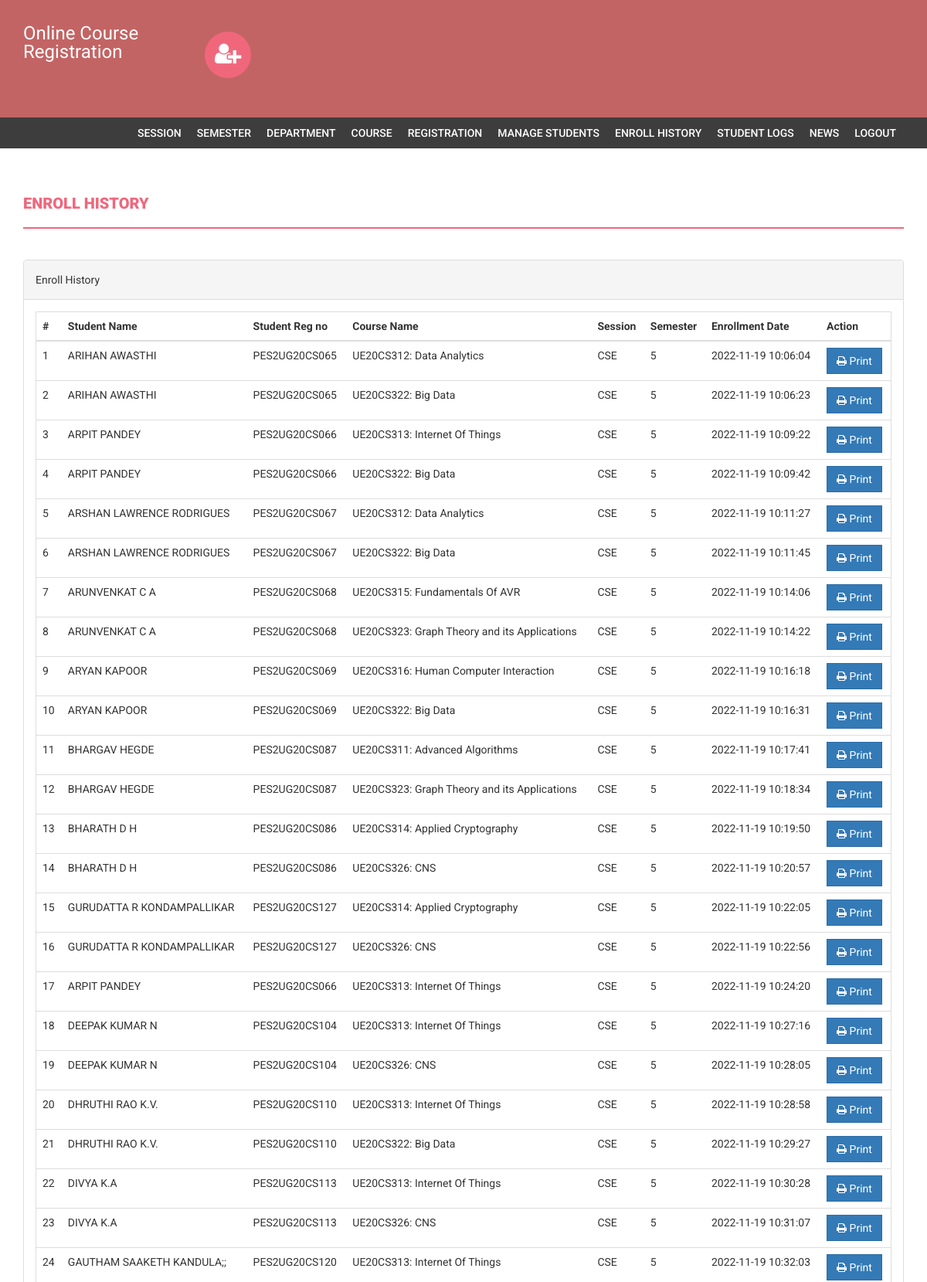
/onlinecourse/admin/enroll-history.php (signed in, upper part), run on the app's committed database.
### tables this page shows
CREATE TABLE `courseenrolls` (
  `id` int(11) NOT NULL,
  `studentRegno` varchar(255) DEFAULT NULL,
  `pincode` varchar(255) DEFAULT NULL,
  `session` int(11) DEFAULT NULL,
  `department` int(11) DEFAULT NULL,
  `level` int(11) DEFAULT NULL,
  `semester` int(11) DEFAULT NULL,
  `course` int(11) DEFAULT NULL,
  `enrollDate` timestamp NULL DEFAULT current_timestamp()
);

CREATE TABLE `students` (
  `StudentRegno` varchar(255) NOT NULL,
  `studentPhoto` varchar(255) DEFAULT NULL,
  `password` varchar(255) DEFAULT NULL,
  `studentName` varchar(255) DEFAULT NULL,
  `pincode` varchar(255) DEFAULT NULL,
  `session` varchar(255) DEFAULT NULL,
  `department` varchar(255) DEFAULT NULL,
  `semester` varchar(255) DEFAULT NULL,
  `cgpa` decimal(10,2) DEFAULT NULL,
  `creationdate` timestamp NULL DEFAULT current_timestamp(),
  `Status` varchar(255) DEFAULT NULL
);

CREATE TABLE `course` (
  `id` int(11) NOT NULL,
  `courseCode` varchar(255) DEFAULT NULL,
  `courseName` varchar(255) DEFAULT NULL,
  `courseUnit` varchar(255) DEFAULT NULL,
  `noofSeats` int(11) DEFAULT NULL,
  `creationDate` timestamp NULL DEFAULT current_timestamp(),
  `updationDate` varchar(255) DEFAULT NULL
);

CREATE TABLE `department` (
  `id` int(11) NOT NULL,
  `department` varchar(255) DEFAULT NULL,
  `creationDate` timestamp NULL DEFAULT current_timestamp()
);

CREATE TABLE `semester` (
  `id` int(11) NOT NULL,
  `semester` varchar(255) DEFAULT NULL,
  `creationDate` timestamp NULL DEFAULT current_timestamp(),
  `updationDate` varchar(255) DEFAULT NULL
);

### onlinecourse/admin/enroll-history.php (the view, shortened to what this page needs)
<?php
if(strlen($_SESSION['alogin'])==0)
    {
header('location:index.php');
}
else{
?>
<!DOCTYPE html>
<html xmlns="http://www.w3.org/1999/xhtml">
<head>
    <link href="../assets/css/bootstrap.css" rel="stylesheet" />
    <link href="../assets/css/font-awesome.css" rel="stylesheet" />
    <link href="../assets/css/style.css" rel="stylesheet" />
</head>
<body>
<?php include('includes/header.php');?>
<?php if($_SESSION['alogin']!="")
{
 include('includes/menubar.php');
}
 ?>
    <div class="content-wrapper">
        <div class="container">
              <div class="row">
                    <div class="col-md-12">
                        <h1 class="page-head-line">Enroll History  </h1>
                    </div>
                </div>
                <div class="row" >
                <div class="col-md-12">
                    <div class="panel panel-default">
                        <div class="panel-heading">
                           Enroll History
                        </div>
                        <div class="panel-body">
                            <div class="table-responsive table-bordered">
                                <table class="table">
                                    <thead>
                                        <tr>
                                            <th>#</th>
                                                 <th>Student Name </th>
                                                    <th>Student Reg no </th>
                                            <th>Course Name </th>
                                            <th>Session </th>
                                                <th>Semester</th>
                                             <th>Enrollment Date</th>
                                             <th>Action</th>
                                        </tr>
                                    </thead>
                                    <tbody>
<?php
$sql=mysqli_query($con,"select courseenrolls.course as cid, course.courseName as courname,session.session as session,department.department as dept,courseenrolls.enrollDate as edate ,semester.semester as sem,students.studentName as sname,students.StudentRegno as sregno from courseenrolls join course on course.id=courseenrolls.course join session on session.id=courseenrolls.session join department on department.id=courseenrolls.department   join semester on semester.id=courseenrolls.semester join students on students.StudentRegno=courseenrolls.studentRegno ");
$cnt=1;
while($row=mysqli_fetch_array($sql))
{
?>
                                        <tr>
                                            <td><?php echo $cnt;?></td>
                                              <td><?php echo htmlentities($row['sname']);?></td>
                                            <td><?php echo htmlentities($row['sregno']);?></td>
                                            <td><?php echo htmlentities($row['courname']);?></td>
                                            <td><?php echo htmlentities($row['dept']);?></td>
                                            <td><?php echo htmlentities($row['sem']);?></td>
                                             <td><?php echo htmlentities($row['edate']);?></td>
                                            <td>
                                            <a href="print.php?id=<?php echo $row['cid']?>" target="_blank">
<button class="btn btn-primary"><i class="fa fa-print "></i> Print</button> </a>
                                            </td>
                                        </tr>
<?php
$cnt++;
} ?>
                                    </tbody>
                                </table>
                            </div>
                        </div>
                    </div>
                </div>
            </div>
        </div>
    </div>
</body>
</html>
<?php } ?>

### onlinecourse/assets/css/style.css (style rules this page uses)
body { font-family: 'Roboto', sans-serif; line-height: 30px; }
.content-wrapper { margin-top: 40px; min-height: 600px; padding-bottom: 60px; }
.page-head-line { font-weight: 900; padding-bottom: 20px; border-bottom: 2px solid #F0677C; text-transform: uppercase; color: #F0677C; font-size: 20px; margin-bottom: 40px; }
.btn { border-radius: 0px; -webkit-border-radius: 0px; -moz-border-radius: 0px; }

### data on the page
courseenrolls: studentRegno.studentName "ARIHAN AWASTHI", studentRegno.StudentRegno "PES2UG20CS065", course.courseName "UE20CS312: Data Analytics", department.department "CSE", semester.semester "5", enrollDate "2022-11-19 10:06:04"
courseenrolls: studentRegno.studentName "ARIHAN AWASTHI", studentRegno.StudentRegno "PES2UG20CS065", course.courseName "UE20CS322: Big Data", department.department "CSE", semester.semester "5", enrollDate "2022-11-19 10:06:23"
courseenrolls: studentRegno.studentName "ARPIT PANDEY", studentRegno.StudentRegno "PES2UG20CS066", course.courseName "UE20CS313: Internet Of Things", department.department "CSE", semester.semester "5", enrollDate "2022-11-19 10:09:22"
courseenrolls: studentRegno.studentName "ARPIT PANDEY", studentRegno.StudentRegno "PES2UG20CS066", course.courseName "UE20CS322: Big Data", department.department "CSE", semester.semester "5", enrollDate "2022-11-19 10:09:42"
courseenrolls: studentRegno.studentName "ARSHAN LAWRENCE RODRIGUES", studentRegno.StudentRegno "PES2UG20CS067", course.courseName "UE20CS312: Data Analytics", department.department "CSE", semester.semester "5", enrollDate "2022-11-19 10:11:27"
courseenrolls: studentRegno.studentName "ARSHAN LAWRENCE RODRIGUES", studentRegno.StudentRegno "PES2UG20CS067", course.courseName "UE20CS322: Big Data", department.department "CSE", semester.semester "5", enrollDate "2022-11-19 10:11:45"
courseenrolls: studentRegno.studentName "ARUNVENKAT C A", studentRegno.StudentRegno "PES2UG20CS068", course.courseName "UE20CS315: Fundamentals Of AVR", department.department "CSE", semester.semester "5", enrollDate "2022-11-19 10:14:06"
courseenrolls: studentRegno.studentName "ARUNVENKAT C A", studentRegno.StudentRegno "PES2UG20CS068", course.courseName "UE20CS323: Graph Theory and its Applications", department.department "CSE", semester.semester "5", enrollDate "2022-11-19 10:14:22"
courseenrolls: studentRegno.studentName "ARYAN KAPOOR", studentRegno.StudentRegno "PES2UG20CS069", course.courseName "UE20CS316: Human Computer Interaction", department.department "CSE", semester.semester "5", enrollDate "2022-11-19 10:16:18"
courseenrolls: studentRegno.studentName "ARYAN KAPOOR", studentRegno.StudentRegno "PES2UG20CS069", course.courseName "UE20CS322: Big Data", department.department "CSE", semester.semester "5", enrollDate "2022-11-19 10:16:31"
courseenrolls: studentRegno.studentName "BHARGAV HEGDE", studentRegno.StudentRegno "PES2UG20CS087", course.courseName "UE20CS311: Advanced Algorithms", department.department "CSE", semester.semester "5", enrollDate "2022-11-19 10:17:41"
courseenrolls: studentRegno.studentName "BHARGAV HEGDE", studentRegno.StudentRegno "PES2UG20CS087", course.courseName "UE20CS323: Graph Theory and its Applications", department.department "CSE", semester.semester "5", enrollDate "2022-11-19 10:18:34"
courseenrolls: studentRegno.studentName "BHARATH D H", studentRegno.StudentRegno "PES2UG20CS086", course.courseName "UE20CS314: Applied Cryptography", department.department "CSE", semester.semester "5", enrollDate "2022-11-19 10:19:50"
courseenrolls: studentRegno.studentName "BHARATH D H", studentRegno.StudentRegno "PES2UG20CS086", course.courseName "UE20CS326: CNS", department.department "CSE", semester.semester "5", enrollDate "2022-11-19 10:20:57"
courseenrolls: studentRegno.studentName "GURUDATTA R KONDAMPALLIKAR", studentRegno.StudentRegno "PES2UG20CS127", course.courseName "UE20CS314: Applied Cryptography", department.department "CSE", semester.semester "5", enrollDate "2022-11-19 10:22:05"
courseenrolls: studentRegno.studentName "GURUDATTA R KONDAMPALLIKAR", studentRegno.StudentRegno "PES2UG20CS127", course.courseName "UE20CS326: CNS", department.department "CSE", semester.semester "5", enrollDate "2022-11-19 10:22:56"
courseenrolls: studentRegno.studentName "ARPIT PANDEY", studentRegno.StudentRegno "PES2UG20CS066", course.courseName "UE20CS313: Internet Of Things", department.department "CSE", semester.semester "5", enrollDate "2022-11-19 10:24:20"
courseenrolls: studentRegno.studentName "DEEPAK KUMAR N", studentRegno.StudentRegno "PES2UG20CS104", course.courseName "UE20CS313: Internet Of Things", department.department "CSE", semester.semester "5", enrollDate "2022-11-19 10:27:16"
courseenrolls: studentRegno.studentName "DEEPAK KUMAR N", studentRegno.StudentRegno "PES2UG20CS104", course.courseName "UE20CS326: CNS", department.department "CSE", semester.semester "5", enrollDate "2022-11-19 10:28:05"
courseenrolls: studentRegno.studentName "DHRUTHI RAO K.V.", studentRegno.StudentRegno "PES2UG20CS110", course.courseName "UE20CS313: Internet Of Things", department.department "CSE", semester.semester "5", enrollDate "2022-11-19 10:28:58"
courseenrolls: studentRegno.studentName "DHRUTHI RAO K.V.", studentRegno.StudentRegno "PES2UG20CS110", course.courseName "UE20CS322: Big Data", department.department "CSE", semester.semester "5", enrollDate "2022-11-19 10:29:27"
courseenrolls: studentRegno.studentName "DIVYA K.A", studentRegno.StudentRegno "PES2UG20CS113", course.courseName "UE20CS313: Internet Of Things", department.department "CSE", semester.semester "5", enrollDate "2022-11-19 10:30:28"
courseenrolls: studentRegno.studentName "DIVYA K.A", studentRegno.StudentRegno "PES2UG20CS113", course.courseName "UE20CS326: CNS", department.department "CSE", semester.semester "5", enrollDate "2022-11-19 10:31:07"
courseenrolls: studentRegno.studentName "GAUTHAM SAAKETH KANDULA;;", studentRegno.StudentRegno "PES2UG20CS120", course.courseName "UE20CS313: Internet Of Things", department.department "CSE", semester.semester "5", enrollDate "2022-11-19 10:32:03"
